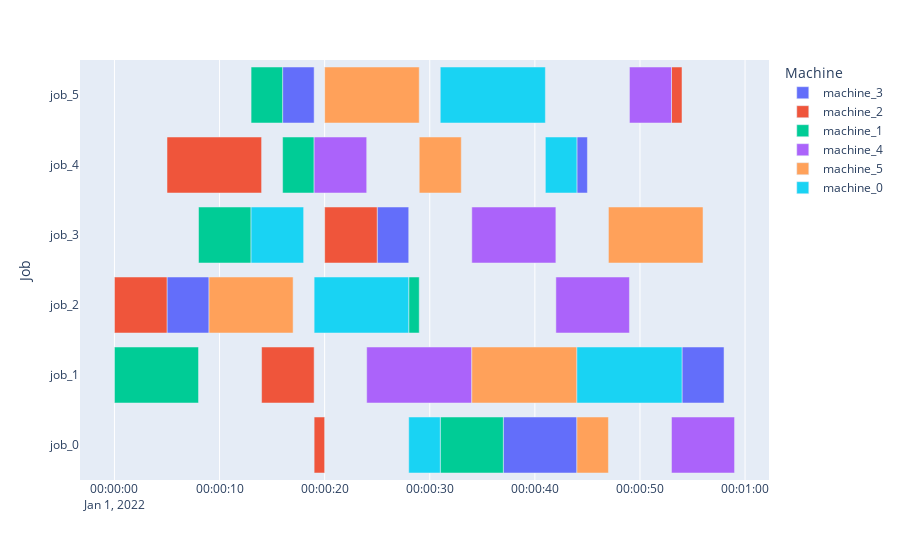

Here is the notebook cell this chart was saved with:
### Code cell
env.render()

### Figure 1 — Plotly figure (JSON) as saved in the notebook; plotly's stock layout.template omitted (floating-point values rounded to 4 significant figures)
{"data": [{"alignmentgroup": "True", "base": ["2022-01-01T00:00:37", "2022-01-01T00:00:54", "2022-01-01T00:00:05", "2022-01-01T00:00:25", "2022-01-01T00:00:44", "2022-01-01T00:00:16"], "hovertemplate": "Machine=machine_3<br>Start=%{base}<br>Finish=%{x}<br>Job=%{y}<extra></extra>", "legendgroup": "machine_3", "marker": {"color": "#636efa", "pattern": {"shape": ""}}, "name": "machine_3", "offsetgroup": "machine_3", "orientation": "h", "showlegend": true, "textposition": "auto", "type": "bar", "x": [7000, 4000, 4000, 3000, 1000, 3000], "xaxis": "x", "y": ["job_0", "job_1", "job_2", "job_3", "job_4", "job_5"], "yaxis": "y"}, {"alignmentgroup": "True", "base": ["2022-01-01T00:00:19", "2022-01-01T00:00:14", "2022-01-01T00:00:00", "2022-01-01T00:00:20", "2022-01-01T00:00:05", "2022-01-01T00:00:53"], "hovertemplate": "Machine=machine_2<br>Start=%{base}<br>Finish=%{x}<br>Job=%{y}<extra></extra>", "legendgroup": "machine_2", "marker": {"color": "#EF553B", "pattern": {"shape": ""}}, "name": "machine_2", "offsetgroup": "machine_2", "orientation": "h", "showlegend": true, "textposition": "auto", "type": "bar", "x": [1000, 5000, 5000, 5000, 9000, 1000], "xaxis": "x", "y": ["job_0", "job_1", "job_2", "job_3", "job_4", "job_5"], "yaxis": "y"}, {"alignmentgroup": "True", "base": ["2022-01-01T00:00:31", "2022-01-01T00:00:00", "2022-01-01T00:00:28", "2022-01-01T00:00:08", "2022-01-01T00:00:16", "2022-01-01T00:00:13"], "hovertemplate": "Machine=machine_1<br>Start=%{base}<br>Finish=%{x}<br>Job=%{y}<extra></extra>", "legendgroup": "machine_1", "marker": {"color": "#00cc96", "pattern": {"shape": ""}}, "name": "machine_1", "offsetgroup": "machine_1", "orientation": "h", "showlegend": true, "textposition": "auto", "type": "bar", "x": [6000, 8000, 1000, 5000, 3000, 3000], "xaxis": "x", "y": ["job_0", "job_1", "job_2", "job_3", "job_4", "job_5"], "yaxis": "y"}, {"alignmentgroup": "True", "base": ["2022-01-01T00:00:53", "2022-01-01T00:00:24", "2022-01-01T00:00:42", "2022-01-01T00:00:34", "2022-01-01T00:00:19", "2022-01-01T00:00:49"], "hovertemplate": "Machine=machine_4<br>Start=%{base}<br>Finish=%{x}<br>Job=%{y}<extra></extra>", "legendgroup": "machine_4", "marker": {"color": "#ab63fa", "pattern": {"shape": ""}}, "name": "machine_4", "offsetgroup": "machine_4", "orientation": "h", "showlegend": true, "textposition": "auto", "type": "bar", "x": [6000, 10000, 7000, 8000, 5000, 4000], "xaxis": "x", "y": ["job_0", "job_1", "job_2", "job_3", "job_4", "job_5"], "yaxis": "y"}, {"alignmentgroup": "True", "base": ["2022-01-01T00:00:44", "2022-01-01T00:00:34", "2022-01-01T00:00:09", "2022-01-01T00:00:47", "2022-01-01T00:00:29", "2022-01-01T00:00:20"], "hovertemplate": "Machine=machine_5<br>Start=%{base}<br>Finish=%{x}<br>Job=%{y}<extra></extra>", "legendgroup": "machine_5", "marker": {"color": "#FFA15A", "pattern": {"shape": ""}}, "name": "machine_5", "offsetgroup": "machine_5", "orientation": "h", "showlegend": true, "textposition": "auto", "type": "bar", "x": [3000, 10000, 8000, 9000, 4000, 9000], "xaxis": "x", "y": ["job_0", "job_1", "job_2", "job_3", "job_4", "job_5"], "yaxis": "y"}, {"alignmentgroup": "True", "base": ["2022-01-01T00:00:28", "2022-01-01T00:00:44", "2022-01-01T00:00:19", "2022-01-01T00:00:13", "2022-01-01T00:00:41", "2022-01-01T00:00:31"], "hovertemplate": "Machine=machine_0<br>Start=%{base}<br>Finish=%{x}<br>Job=%{y}<extra></extra>", "legendgroup": "machine_0", "marker": {"color": "#19d3f3", "pattern": {"shape": ""}}, "name": "machine_0", "offsetgroup": "machine_0", "orientation": "h", "showlegend": true, "textposition": "auto", "type": "bar", "x": [3000, 10000, 9000, 5000, 3000, 10000], "xaxis": "x", "y": ["job_0", "job_1", "job_2", "job_3", "job_4", "job_5"], "yaxis": "y"}], "layout": {"barmode": "overlay", "legend": {"title": {"text": "Machine"}, "tracegroupgap": 0}, "margin": {"t": 60}, "xaxis": {"anchor": "y", "domain": [0, 1], "type": "date"}, "yaxis": {"anchor": "x", "domain": [0, 1], "title": {"text": "Job"}}}}
